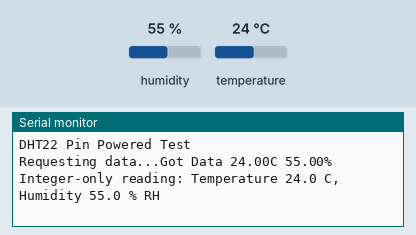
Recording of a sketch running on a simulated Arduino Uno, built with avr-gcc and run on an emulated ATmega328P. On the bench: the last lines printed to the serial monitor. The test bench sets the inputs (shaded band); at power-on: humidity 55 %, temperature 24 °C.

Above: at 2.8 s.
2.9 s: humidity set to 22 %
At 4.3 s:
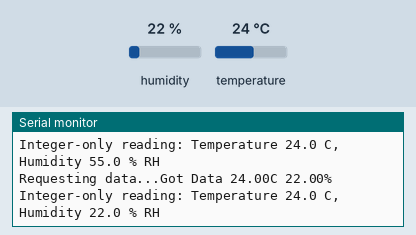
4.4 s: temperature set to 12 °C
5.9 s: humidity set to 40 %
At 7.4 s:
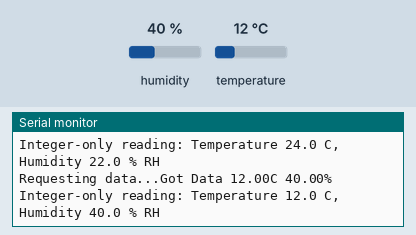
Timing chart, 0 to 8.9 s (numbered marks = the images above; inputs shaded):
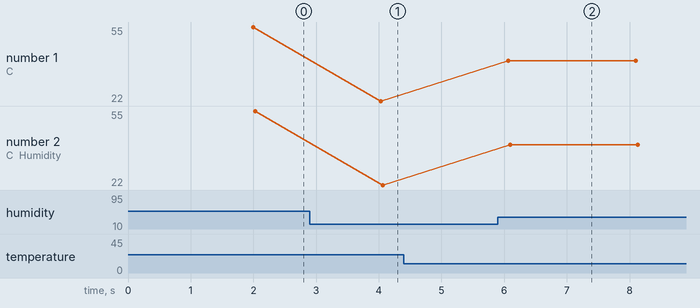

Measured:
- after the input at 2.9 s, the serial monitor: prints a new line after 1.1 s (image 1)
- after the input at 5.9 s, the serial monitor: prints a new line after 0.17 s (image 2)
- plotted number 1: 22 → 40 after the input at 5.9 s
- plotted number 2: 22 → 40 after the input at 5.9 s

The sketch:

dht22_pin_powered.ino
```cpp
// References:
//  - https://github.com/nathanchantrell/TinyTX/blob/master/TinyTX_DHT22/TinyTX_DHT22.ino
//  - https://github.com/mharizanov/TinySensor/blob/master/Funky_DHT22/Funky_DHT22.ino

#include <DHT22.h>

// Power wire is plugged into jeenode DI03 (arduino: digital 6)
#define DHTPowerPin 6
// Data wire is plugged into jeenode DI02 (arduino: digital 5)
#define DHTDataPin 5

DHT22 myDHT22(DHTDataPin);

void setup() {
  // start serial port
  Serial.begin(57600);
  Serial.println("DHT22 Pin Powered Test");
}

void loop() {
  DHT22_ERROR_t errorCode;

  // power on sensor
  pinMode(DHTPowerPin,OUTPUT);
  digitalWrite(DHTPowerPin,HIGH);

  delay(2000);

  Serial.print("Requesting data...");
  errorCode = myDHT22.readData();

  // power off sensor
  digitalWrite(DHTPowerPin,LOW);

  switch(errorCode)
  {
    case DHT_ERROR_NONE:
      Serial.print("Got Data ");
      Serial.print(myDHT22.getTemperatureC());
      Serial.print("C ");
      Serial.print(myDHT22.getHumidity());
      Serial.println("%");
      // Alternately, with integer formatting which is clumsier but more compact to store and
      // can be compared reliably for equality:
      //
      char buf[128];
      sprintf(buf, "Integer-only reading: Temperature %hi.%01hi C, Humidity %i.%01i %% RH",
                   myDHT22.getTemperatureCInt()/10, abs(myDHT22.getTemperatureCInt()%10),
                   myDHT22.getHumidityInt()/10, myDHT22.getHumidityInt()%10);
      Serial.println(buf);
      break;
    case DHT_ERROR_CHECKSUM:
      Serial.print("check sum error ");
      Serial.print(myDHT22.getTemperatureC());
      Serial.print("C ");
      Serial.print(myDHT22.getHumidity());
      Serial.println("%");
      break;
    case DHT_BUS_HUNG:
      Serial.println("BUS Hung ");
      break;
    case DHT_ERROR_NOT_PRESENT:
      Serial.println("Not Present ");
      break;
    case DHT_ERROR_ACK_TOO_LONG:
      Serial.println("ACK time out ");
      break;
    case DHT_ERROR_SYNC_TIMEOUT:
      Serial.println("Sync Timeout ");
      break;
    case DHT_ERROR_DATA_TIMEOUT:
      Serial.println("Data Timeout ");
      break;
    case DHT_ERROR_TOOQUICK:
      Serial.println("Polled to quick ");
      break;
  }
}
```
